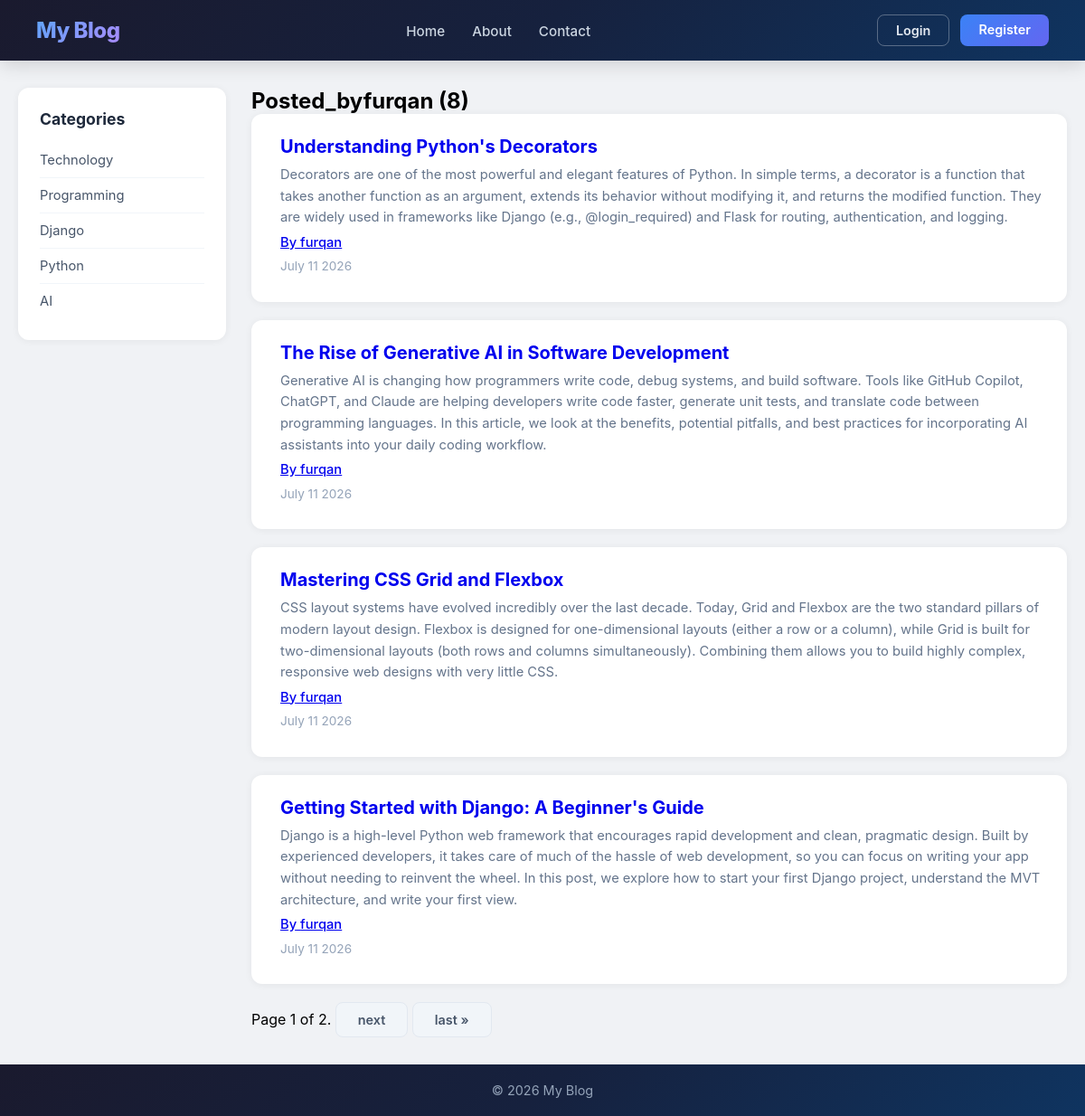
The app's page /user/furqan/ with its own data.
### home/models.py (models this page shows, shortened)
class Post(models.Model):
    title=models.CharField(max_length=100)
    content=models.TextField()
    date_posted = models.DateTimeField(default=timezone.now)
    author=models.ForeignKey(User, on_delete=models.CASCADE)

### home/views.py (the view)
# urls.py: path('user/<str:username>/', UserHomeView.as_view(), name='user-blog-home'),
class UserHomeView(ListView):
    model= Post
    template_name='home/user_posts.html'
    context_object_name='posts'
    paginate_by=4
    def get_queryset(self):
        user=get_object_or_404(User,username=self.kwargs.get('username'))
        return Post.objects.filter(author=user).order_by('-date_posted')

### home/templates/home/user_posts.html (shortened to what this page needs)
{% extends 'home/base.html' %}
{% block content %}
<h2>Posted_by{{view.kwargs.username}} ({{page_obj.paginator.count}})</h2>
{%for post in posts %}
<div class="post-card">
    <h2> <a class='header-link' href="{% url 'post-detail' post.id  %}">{{ post.title }}</a></h2>
    <p>{{post.content}}</p>
    <p class="author">
        <a href="{% url 'user-blog-home' post.author.username %}">By {{ post.author }}</a>
    </p>
    <p class="date">
        {{ post.date_posted|date:'F d Y' }}
    </p>
</div>
{% endfor %}
    {% if is_paginated %}
        <span class="current">
            Page {{ page_obj.number }} of {{ page_obj.paginator.num_pages }}.
        </span>
        {% if page_obj.has_next %}
        <a class="btn-delete-confirm btn-secondary" href="?page={{ page_obj.next_page_number }}">next</a>
        <a class="btn-delete-confirm btn-secondary" href="?page={{ page_obj.paginator.num_pages }}">last &raquo;</a>
        {% endif %}
    {% endif %}
{% endblock %}

### home/static/home/style.css (style rules this page uses)
* { margin: 0; padding: 0; box-sizing: border-box; font-family: -apple-system, BlinkMacSystemFont, "Segoe UI", Roboto, Helvetica, Arial, sans-serif; }
body { background: #f0f2f5; min-height: 100vh; display: flex; flex-direction: column; }
.header-link { text-decoration: none; }
.post-card { background: #ffffff; padding: 24px 28px; margin-bottom: 20px; border-radius: 12px; box-shadow: 0 1px 8px rgba(0, 0, 0, 0.06); transition: box-shadow 0.3s ease, transform 0.3s ease; border-left: 4px solid transparent; }
.post-card h2 { color: #2563eb; margin-bottom: 8px; font-size: 1.25rem; font-weight: 700; transition: color 0.2s ease; cursor: pointer; }
.post-card p { color: #64748b; font-size: 0.92rem; line-height: 1.6; margin-bottom: 4px; }
.author { color: #475569 !important; font-weight: 500; }
.date { color: #94a3b8 !important; font-size: 0.85rem !important; }
.btn-delete-confirm { padding: 10px 24px; border-radius: 8px; font-weight: 600; font-size: 0.9rem; cursor: pointer; transition: all 0.2s ease; text-decoration: none; display: inline-block; }
.btn-secondary { background: #f1f5f9; color: #475569; border: 1.5px solid #e2e8f0; }

### records on screen
Post: title "Understanding Python's Decorators", content "Decorators are one of the most powerful and elegant features of Python. In simple terms, a decorator is a function that takes another function as an argument, extends its behavior without modifying it, and returns the modified function. They are widely used in frameworks like Django (e.g., @login_required) and Flask for routing, authentication, and logging.", author "furqan", date_posted "July 11 2026"
Post: title "The Rise of Generative AI in Software Development", content "Generative AI is changing how programmers write code, debug systems, and build software. Tools like GitHub Copilot, ChatGPT, and Claude are helping developers write code faster, generate unit tests, and translate code between programming languages. In this article, we look at the benefits, potential pitfalls, and best practices for incorporating AI assistants into your daily coding workflow.", author "furqan", date_posted "July 11 2026"
Post: title "Mastering CSS Grid and Flexbox", content "CSS layout systems have evolved incredibly over the last decade. Today, Grid and Flexbox are the two standard pillars of modern layout design. Flexbox is designed for one-dimensional layouts (either a row or a column), while Grid is built for two-dimensional layouts (both rows and columns simultaneously). Combining them allows you to build highly complex, responsive web designs with very little CSS.", author "furqan", date_posted "July 11 2026"
Post: title "Getting Started with Django: A Beginner's Guide", content "Django is a high-level Python web framework that encourages rapid development and clean, pragmatic design. Built by experienced developers, it takes care of much of the hassle of web development, so you can focus on writing your app without needing to reinvent the wheel. In this post, we explore how to start your first Django project, understand the MVT architecture, and write your first view.", author "furqan", date_posted "July 11 2026"

### other values on screen
{{ view.kwargs.username }} "furqan"
{{ page_obj.paginator.count }} "8"
{{ page_obj.number }} "1"
{{ page_obj.paginator.num_pages }} "2"
